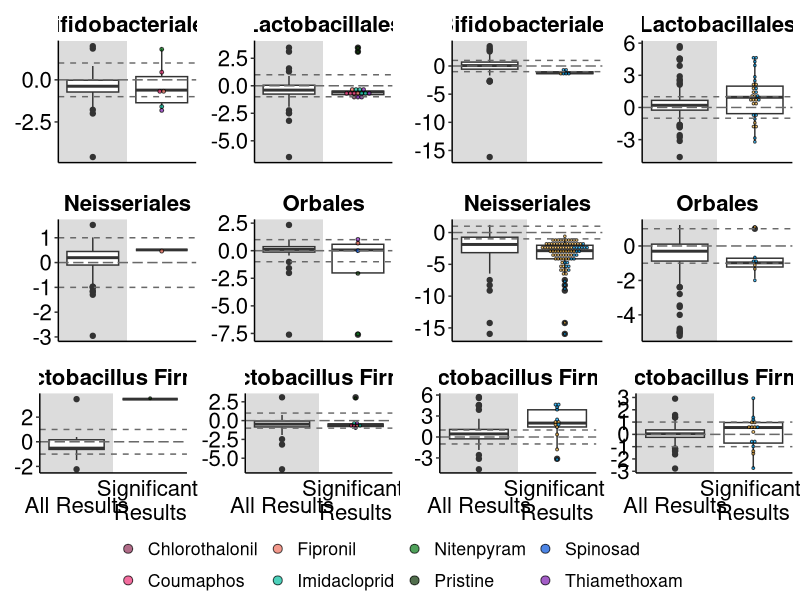
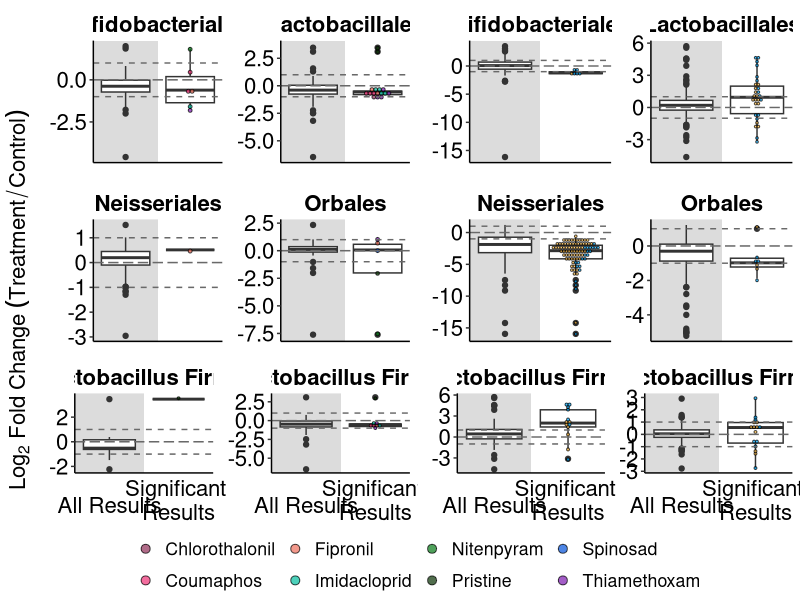
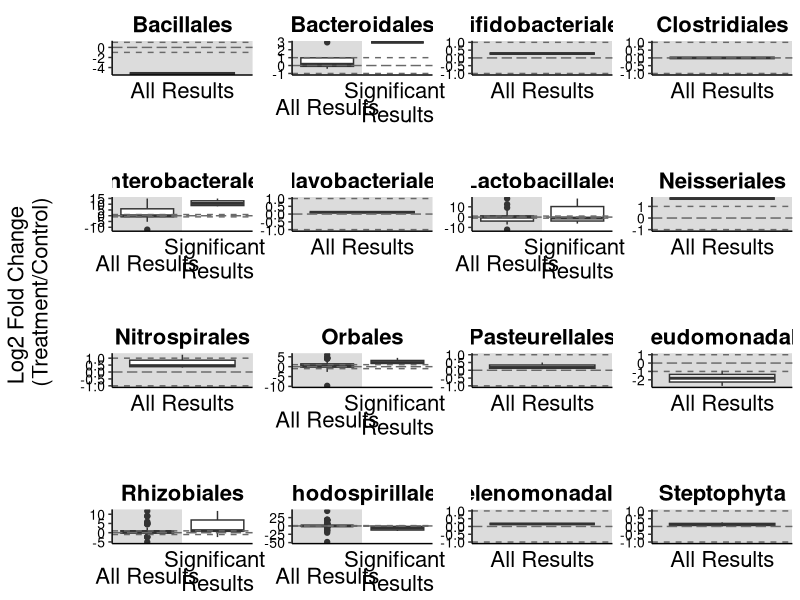

Recreate these plots in R, in order.
## ---- chunk 1
library(tidyverse)
library(ggpubr)
## ---- chunk 2
effectsize_final <- read.csv("data/effectsizesforfig.csv", stringsAsFactors = TRUE, na.strings=c(""))

effectsize_final$All.Logs<-as.numeric(as.character(effectsize_final$All.Logs))

str(effectsize_final)
## ---- chunk 3
effectsize_final_ng <- 
  effectsize_final %>% 
  dplyr::filter(!(Pesticide == "Glyphosate" | Pesticide == "Roundup")) %>% 
  dplyr::filter(Core == "Y") %>% 
  dplyr::filter(!is.na(All.Logs)) %>%  #get rid of NAs
      dplyr::filter(All.Logs>-50 & All.Logs<50) ##get rid of extreme outliers
## ---- chunk 4
effectsize_orders_sig_ng <-
  effectsize_final_ng %>% 
  dplyr::filter(Sig == "Yes") %>% 
  dplyr::filter(Order == "Lactobacillales" | Order == "Orbales" | Order == "Bifidobacteriales" | Order == "Neisseriales") 
## ---- chunk 5
fig_effectsizeorders_ng <- effectsize_final_ng %>% 
      dplyr::filter(Order == "Lactobacillales" | Order == "Orbales" | Order == "Bifidobacteriales" | Order == "Neisseriales") %>% 
  ggplot(aes(x=Sig, y = All.Logs)) +
  geom_rect(xmin = 0, xmax = 1.5, ymin = -Inf, ymax = Inf, fill = "#DCDCDC")+
  geom_boxplot(position=position_dodge(width = 2)) +
  geom_dotplot(data = effectsize_orders_sig_ng, stackgroups = TRUE, method = "histodot",
               binaxis = 'y', stackdir = 'center', dotsize = 1, 
               position = position_dodge(width = 0), 
               aes(fill= Pesticide),  alpha=0.7)+
  scale_fill_manual(name = "Pesticide",values=c("Chlorothalonil" = "#8F2D56",    
                                                "Coumaphos" = "#EE2F75",
                                                "Fipronil" = "#ED6D5A",
                                                "Glyphosate" = "#FFBC42",
                                                "Imidacloprid" = "#00BD9D",
                                                "Nitenpyram" = "#047815",
                                                "Pristine" = "#063000",
                                                "Roundup" = "#00A9FE",
                                                "Spinosad" = "#0050D9",
                                                "Thiamethoxam" = "#7C18AF"))+
   geom_hline(aes(yintercept = 0), colour = "#696969", linetype = "longdash")+
  geom_hline(aes(yintercept = 1), colour = "#696969", linetype = "dashed")+
  geom_hline(aes(yintercept = -1), colour = "#696969", linetype = "dashed")+
  theme_classic() +
  theme(
    axis.title.x=element_blank(),
    axis.text.x=element_blank(),
    axis.ticks.x=element_blank(),
    legend.title = element_blank(),
    strip.placement = "outside", 
    strip.text.x = element_text( #text in facet labels
      size = 16, color = "black", face = "bold"),
    strip.background = element_rect(#background of facet labels
      color="white", fill="#ffffff", size=1.5),
    panel.spacing.y = unit(1, "lines"),
    legend.position = "right",
    axis.title.y = element_blank())+
  theme(text = element_text(size = 16), axis.text.y = element_text(color="black", size = 16))+
  scale_y_continuous(name ="Log2-Fold Change \n(Treatment/Control)")+
  scale_x_discrete(expand = c(0.5, 0))+
  facet_wrap(~ Order, scales = 'free', ncol = 2, strip.position = "top")
## ---- chunk 6
effectsize_lacto_sig_ng <- 
  effectsize_final_ng %>% 
  dplyr::filter(Sig == "Yes") %>% 
  dplyr::filter(Species == "Lactobacillus Firm 4" | Species == "Lactobacillus Firm 5") 

fig_effectsizelactos_ng <- 
  effectsize_final_ng %>% 
  dplyr::filter(Species == "Lactobacillus Firm 4" | Species == "Lactobacillus Firm 5") %>%
  ggplot(aes(x=Sig, y = All.Logs)) +
  geom_rect(xmin = 0, xmax = 1.5, ymin = -Inf, ymax = Inf, fill = "#DCDCDC")+
  geom_boxplot(position=position_dodge(width = 2)) + 
  geom_dotplot(data = effectsize_lacto_sig_ng, stackgroups = TRUE, method = "histodot",
               binaxis = 'y', stackdir = 'center', dotsize = 1.2, 
               position = position_dodge(width = 0), 
               aes(fill= Pesticide),  alpha=0.7)+
  scale_fill_manual(name = "Pesticide",values=c("Chlorothalonil" = "#8F2D56",    
                                                "Coumaphos" = "#EE2F75",
                                                "Fipronil" = "#ED6D5A",
                                                "Glyphosate" = "#FFBC42",
                                                "Imidacloprid" = "#00BD9D",
                                                "Nitenpyram" = "#047815",
                                                "Pristine" = "#063000",
                                                "Roundup" = "#00A9FE",
                                                "Spinosad" = "#0050D9",
                                                "Thiamethoxam" = "#7C18AF"))+
   geom_hline(aes(yintercept = 0), colour = "#696969", linetype = "longdash")+
  geom_hline(aes(yintercept = 1), colour = "#696969", linetype = "dashed")+
  geom_hline(aes(yintercept = -1), colour = "#696969", linetype = "dashed")+
  theme_classic() +
  theme(axis.title.x=element_blank(),
        axis.text.x=element_blank(),
        axis.ticks.x=element_blank(),
        legend.title = element_blank(),
        strip.placement = "outside", 
        strip.text.x = element_text( #text in facet labels
          size = 16, color = "black", face = "bold"),
        strip.background = element_rect(#background of facet labels
          color="white", fill="#ffffff", size=1.5),
        panel.spacing.y = unit(1, "lines"),
        legend.position = "right",
        axis.title.y = element_blank())+
  theme(text = element_text(size = 16), axis.text.x = element_text(vjust=0.3, size = 16, color="black"), axis.text.y = element_text(color="black", size = 16))+
  scale_y_continuous(name ="Log2-Fold Change \n(Treatment/Control)")+
  scale_x_discrete(labels=c("All" = "All Results", "Yes" = "Significant \nResults"), expand = c(0.5, 0))+
  facet_wrap(~ Species, scales = 'free', ncol = 2, strip.position = "top")
## ---- chunk 7
effectsize_final_g <- 
  effectsize_final %>% 
  dplyr::filter(Pesticide == "Glyphosate" | Pesticide == "Roundup") %>% 
  dplyr::filter(Core == "Y") %>% 
  dplyr::filter(!is.na(All.Logs)) %>%  #get rid of NAs
      dplyr::filter(All.Logs>-50 & All.Logs<50) ##get rid of extreme outliers
## ---- chunk 8
effectsize_orders_sig_g <-
  effectsize_final_g %>% 
  dplyr::filter(Sig == "Yes") %>% 
  dplyr::filter(Order == "Lactobacillales" | Order == "Orbales" | Order == "Bifidobacteriales" | Order == "Neisseriales")
## ---- chunk 9
fig_effectsizeorders_g <- 
  effectsize_final_g %>% 
    dplyr::filter(Order == "Lactobacillales" | Order == "Orbales" | Order == "Bifidobacteriales" | Order == "Neisseriales") %>% 
  ggplot(aes(x=Sig, y = All.Logs)) +
  geom_rect(xmin = 0, xmax = 1.5, ymin = -Inf, ymax = Inf, fill = "#DCDCDC")+
  geom_boxplot(position=position_dodge(width = 2)) +
  geom_dotplot(data = effectsize_orders_sig_g, stackgroups = TRUE, method = "histodot",
               binaxis = 'y', stackdir = 'center', dotsize = 0.7, 
               position = position_dodge(width = 0), 
               aes(fill= Pesticide),  alpha=0.7)+
   scale_fill_manual(name = "Pesticide",values=c("Chlorothalonil" = "#8F2D56",    
                                                "Coumaphos" = "#EE2F75",
                                                "Fipronil" = "#ED6D5A",
                                                "Glyphosate" = "#FFBC42",
                                                "Imidacloprid" = "#00BD9D",
                                                "Nitenpyram" = "#047815",
                                                "Pristine" = "#063000",
                                                "Roundup" = "#00A9FE",
                                                "Spinosad" = "#0050D9",
                                                "Thiamethoxam" = "#7C18AF"))+
   geom_hline(aes(yintercept = 0), colour = "#696969", linetype = "longdash")+
  geom_hline(aes(yintercept = 1), colour = "#696969", linetype = "dashed")+
  geom_hline(aes(yintercept = -1), colour = "#696969", linetype = "dashed")+
  theme_classic() +
   theme(
    axis.title.x=element_blank(),
    axis.text.x=element_blank(),
    axis.ticks.x=element_blank(),
    legend.title = element_blank(),
    strip.placement = "outside", 
    strip.text.x = element_text( #text in facet labels
      size = 16, color = "black", face = "bold"),
    strip.background = element_rect(#background of facet labels
      color="white", fill="#ffffff", size=1.5),
    panel.spacing.y = unit(1, "lines"),
    legend.position = "right",
    axis.title.y = element_blank())+
  theme(text = element_text(size = 16), axis.text.y = element_text(color="black", size = 16))+
  scale_y_continuous(name ="Log2-Fold Change \n(Treatment/Control)")+
  scale_x_discrete(expand = c(0.5, 0))+
  facet_wrap(~ Order, scales = 'free', ncol = 2, strip.position = "top")
## ---- chunk 10
effectsize_lacto_sig_g <- 
  effectsize_final_g %>% 
  dplyr::filter(Sig == "Yes") %>% 
  dplyr::filter(Species == "Lactobacillus Firm 4" | Species == "Lactobacillus Firm 5")

fig_effectsizelactos_g <- 
  effectsize_final_g %>% 
  dplyr::filter(Species == "Lactobacillus Firm 4" | Species == "Lactobacillus Firm 5") %>%
  ggplot(aes(x=Sig, y = All.Logs)) +
  geom_rect(xmin = 0, xmax = 1.5, ymin = -Inf, ymax = Inf, fill = "#DCDCDC")+
  geom_boxplot(position=position_dodge(width = 2)) + 
  geom_dotplot(data = effectsize_lacto_sig_g, stackgroups = TRUE, method = "histodot",
               binaxis = 'y', stackdir = 'center', dotsize = 1.2, 
               position = position_dodge(width = 0), 
               aes(fill= Pesticide),  alpha=0.7)+
  scale_fill_manual(name = "Pesticide",values=c("Chlorothalonil" = "#8F2D56",    
                                                "Coumaphos" = "#EE2F75",
                                                "Fipronil" = "#ED6D5A",
                                                "Glyphosate" = "#FFBC42",
                                                "Imidacloprid" = "#00BD9D",
                                                "Nitenpyram" = "#047815",
                                                "Pristine" = "#063000",
                                                "Roundup" = "#00A9FE",
                                                "Spinosad" = "#0050D9",
                                                "Thiamethoxam" = "#7C18AF"))+
  geom_hline(aes(yintercept = 0), colour = "#696969", linetype = "longdash")+
  geom_hline(aes(yintercept = 1), colour = "#696969", linetype = "dashed")+
  geom_hline(aes(yintercept = -1), colour = "#696969", linetype = "dashed")+
  theme_classic() +
  theme(axis.title.x=element_blank(),
        axis.text.x=element_blank(),
        axis.ticks.x=element_blank(),
        legend.title = element_blank(),
        strip.placement = "outside", 
        strip.text.x = element_text( #text in facet labels
          size = 16, color = "black", face = "bold"),
        strip.background = element_rect(#background of facet labels
          color="white", fill="#ffffff", size=1.5),
        panel.spacing.y = unit(2, "lines"),
        legend.position = "right",
        axis.title.y = element_blank())+
  theme(text = element_text(size = 16), axis.text.x = element_text(vjust=0.3, size = 16, color="black"), axis.text.y = element_text(color="black", size = 16))+
  scale_y_continuous(name ="Log2-Fold Change \n(Treatment/Control)")+
  scale_x_discrete(labels=c("All" = "All Results", "Yes" = "Significant \nResults"), expand = c(0.5, 0))+
  facet_wrap(~ Species, scales = 'free', ncol = 2, strip.position = "top")

## ---- chunk 11
effectsizesfig_fourpanel <-
  ggarrange(fig_effectsizeorders_ng, 
            fig_effectsizeorders_g, 
            fig_effectsizelactos_ng,
            fig_effectsizelactos_g,
            heights = c(2, 1),nrow=2, ncol = 2, common.legend = TRUE, legend = "bottom"
           )

effectsizesfig_fourpanel
## ---- chunk 12
annotate_figure(effectsizesfig_fourpanel,
                left = ggpubr::text_grob(expression(""*Log[2]~Fold~Change ~(Treatment/Control)*""), 
                  size = 16, color = "black", rot = 90))

## ---- chunk 13
effectsize_final %>% 
  dplyr::filter(!is.na(All.Logs)) %>%  #get rid of NAs
  dplyr::filter(Core == "N") %>% 
  dplyr::filter(!is.na(Order)) %>% 
  dplyr::filter(All.Logs>-50 & All.Logs<50) %>%
  
  ggplot(aes(x=Sig, y = All.Logs)) +
 
  geom_rect(xmin = 0, xmax = 1.5, ymin = -Inf, ymax = Inf, fill = "#DCDCDC")+
   geom_boxplot(position=position_dodge(width = 2)) + 
  
  geom_hline(aes(yintercept = 0), colour = "#696969", linetype = "longdash")+
  geom_hline(aes(yintercept = 1), colour = "#696969", linetype = "dashed")+
  geom_hline(aes(yintercept = -1), colour = "#696969", linetype = "dashed")+
  theme_classic() +
  theme(
    axis.title.x=element_blank(),
    axis.text.x=element_blank(),
    axis.ticks.x=element_blank(),
    strip.placement = "outside", 
    strip.text.x = element_text( #text in facet labels
      size = 16, color = "black", face = "bold"),
    strip.background = element_rect(#background of facet labels
      color="white", fill="#ffffff", size=1.5),
    panel.spacing.y = unit(2, "lines"),
    legend.position = "bottom",
    axis.title.y = element_text(margin = margin(t = 0, r = 20, b = 0, l = 0))
    )+
  theme(
    text = element_text(size = 16), 
    axis.text.x = element_text(vjust=0.3, size = 16, color="black"),
    axis.text.y = element_text(color="black", size = 10))+
  scale_y_continuous(name ="Log2 Fold Change \n(Treatment/Control)")+
  scale_x_discrete(labels=c("All" = "All Results", "Yes" = "Significant \nResults"), 
    expand = c(0.5, 0))+
  facet_wrap(~ Order, scales = 'free', ncol = 4, strip.position = "top"
      )
